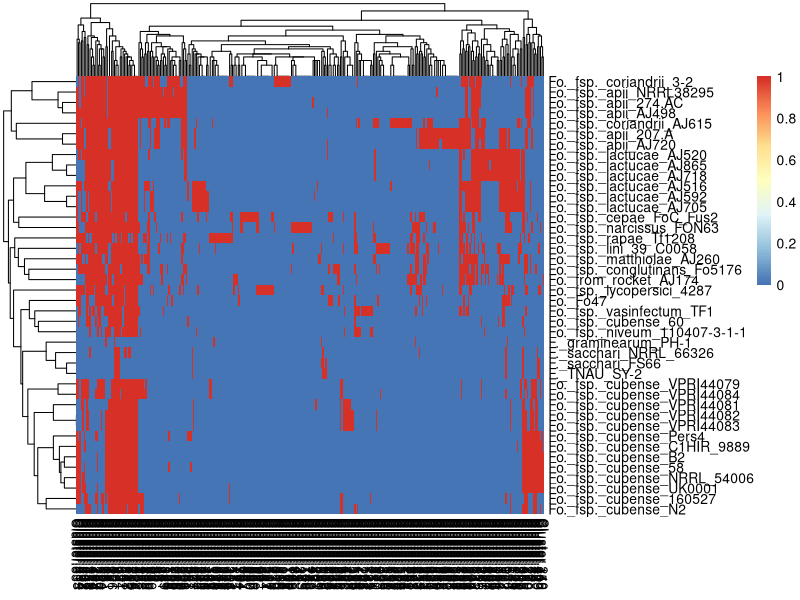

Recreate this plot in R.
## ---- chunk 1

knitr::opts_knit$set(root.dir = "/Volumes/Jamie_EXT/Projects/Maei/exp/AllFusAnalysis-Chap3/")

## ---- chunk 2
#Jamie Pike 26/3/2021

#Pheatmap clusters by euclidean distance

##Used as a guide for this: https://www.youtube.com/watch?v=pTeTH9bz-_s  

#Set libraries 
#install.packages("tidyverse")
library(tidyverse)
library(pheatmap)
library(matrixStats)
library(knitr)

Effectors <- read.csv("./AllCandidateEffectorSet-AfterBLASTandFilter_cd-hit.out.0.65.clstr_heatmapdata.csv")
## ---- chunk 3
print(Effectors)
## ---- chunk 4
#Indicate the number of rows and columns in the csv. 
print("nrow in csv:")
nrow(Effectors) #Should equal the number of genomes.
print("ncolv in csv:")
ncol(Effectors) #Should equal the number of candidate effectors. 
## ---- chunk 5
#Set Heatmap data.
Effectors %>%
  select(1:326) %>%
  column_to_rownames("Isolate") -> selected_heatmap #n = 73 as we do not want to include the race data in the last column. 

#Calculate the number of columns in the df.
HeatmapData_Columns <- ncol(selected_heatmap)
#Convert to a binary data matrix
selected_heatmap[,1:all_of(HeatmapData_Columns)]<-ifelse(selected_heatmap[,1:all_of(HeatmapData_Columns)] >= 1, 1, 0) -> HeatmapData_Binary

## ---- chunk 6
#Build Pheatmap

#(USE CMD + Shft + c to uncomment all text and look at plots which help to explain why the heatmap must be transformed.)
pheatmap(HeatmapData_Binary) 
## ---- chunk 7
HeatmapData_Binary %>%
  dist(, method = "binary") %>%
  hclust() -> hc_effs
cl_cb = function(hc_effs, mat){
    dists <- dist(mat, method = "binary")
    # Perform reordering according to OLO method
    hclust_olo <- reorder(hc_effs, 1:230)
    return(hclust_olo)
}

HeatmapData_Binary %>%
    dist(, method = "binary") %>%
    hclust() -> hc_fsp
cl_cb <- function(hc_fsp, mat){
    dists <- dist(mat, method = "binary")
    # Perform reordering according to OLO method
    hclust_olo <- reorder(hc_fsp, 1:27)
    return(hclust_olo)
}
## ---- chunk 8
#Add race annotations 
Effectors %>% 
  select(1,327:328)  %>% 
  column_to_rownames("Isolate") -> row_annotations
print(row_annotations)
## ---- chunk 9

final_heatmap <- pheatmap(HeatmapData_Binary, 
                          color = colorRampPalette(c("white", "firebrick"))(2), 
                          legend = T,
                          legend_breaks = c(0.75, 0.25),
                          legend_labels = c("Present", "Absent"),
                          drop_levels = F,
                          clustering_distance_rows = "binary",
                          clustering_distance_cols = "binary",
                          cellwidth = 4, 
                          cellheight = 12,
                          border_color = "grey",
                          annotation_row = row_annotations,
                          annotation_colors = list(
                            Forma_specialis = c(
                              "apii" = "slategray1",
                              "cepae" = "purple",
                              "conglutinans" = "rosybrown",
                              "coriandrii" = "darkorange",
                              "cubense" = "gold",
                              "lactucae" = "forestgreen",
                              "lini" = "indianred",
                              "lycopersici" = "red",
                              "matthiolae" = "blue",
                              "narcissi" = "lavender",
                              "niveum" = "brown",
                              "rapae" = "slateblue",
                              "from rocket" = "tan",
                              "vasinfectum" = "greenyellow",
                              "endophyte" = "black",
                              "N/A" = "white"),
                            Race = c(
                              "np" = "bisque",
                              "Race 1" = "gold4",
                              "Race 2" = "yellow",
                              "Race 3" = "lightblue",
                              "Race 4" = "navy",
                              "Tropical Race 4" = "green4",
                              "N/A" = "white")),
                          fontsize_col = 5,
                          fontsize = 16,
                          treeheight_row = 300,
                          treeheight_col = 80,
                          angle_col = 90,
                          cutree_rows = 24,
                          na_col = "white",
                          filename = "./EffectorsHeatmap-65percid.pdf",
                          height = 30,
                          width = 38)
